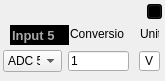
                <widget class="QFrame" name="gridFrame_5">
                 <property name="sizePolicy">
                  <sizepolicy hsizetype="Minimum" vsizetype="Minimum">
                   <horstretch>0</horstretch>
                   <verstretch>0</verstretch>
                  </sizepolicy>
                 </property>
                 <property name="minimumSize">
                  <size>
                   <width>165</width>
                   <height>0</height>
                  </size>
                 </property>
                 <property name="maximumSize">
                  <size>
                   <width>165</width>
                   <height>16777215</height>
                  </size>
                 </property>
                 <property name="styleSheet">
                  <string notr="true">#gridFrame_5{
border: 1px solid rgb(168,168,168)
}</string>
                 </property>
                 <widget class="QLineEdit" name="lineEdit_Input5Name">
                  <property name="geometry">
                   <rect>
                    <x>10</x>
                    <y>25</y>
                    <width>59</width>
                    <height>20</height>
                   </rect>
                  </property>
                  <property name="sizePolicy">
                   <sizepolicy hsizetype="Fixed" vsizetype="Fixed">
                    <horstretch>0</horstretch>
                    <verstretch>0</verstretch>
                   </sizepolicy>
                  </property>
                  <property name="maximumSize">
                   <size>
                    <width>59</width>
                    <height>16777215</height>
                   </size>
                  </property>
                  <property name="font">
                   <font>
                    <pointsize>10</pointsize>
                    <weight>75</weight>
                    <bold>true</bold>
                   </font>
                  </property>
                  <property name="toolTip">
                   <string>Click to edit name</string>
                  </property>
                  <property name="styleSheet">
                   <string notr="true">#lineEdit_Input5Name{
background: black;
border: none;
color: rgb(168,168,168)
}</string>
                  </property>
                  <property name="text">
                   <string>Input 5</string>
                  </property>
                 </widget>
                 <widget class="QComboBox" name="comboBox_Input5">
                  <property name="geometry">
                   <rect>
                    <x>3</x>
                    <y>50</y>
                    <width>59</width>
                    <height>22</height>
                   </rect>
                  </property>
                  <property name="minimumSize">
                   <size>
                    <width>59</width>
                    <height>22</height>
                   </size>
                  </property>
                  <property name="maximumSize">
                   <size>
                    <width>59</width>
                    <height>22</height>
                   </size>
                  </property>
                  <property name="currentIndex">
                   <number>4</number>
                  </property>
                  <item>
                   <property name="text">
                    <string>ADC 1</string>
                   </property>
                  </item>
                  <item>
                   <property name="text">
                    <string>ADC 2</string>
                   </property>
                  </item>
                  <item>
                   <property name="text">
                    <string>ADC 3</string>
                   </property>
                  </item>
                  <item>
                   <property name="text">
                    <string>ADC 4</string>
                   </property>
                  </item>
                  <item>
                   <property name="text">
                    <string>ADC 5</string>
                   </property>
                  </item>
                  <item>
                   <property name="text">
                    <string>ADC 6</string>
                   </property>
                  </item>
                  <item>
                   <property name="text">
                    <string>ADC 7</string>
                   </property>
                  </item>
                  <item>
                   <property name="text">
                    <string>ADC 8</string>
                   </property>
                  </item>
                 </widget>
                 <widget class="QLabel" name="label_Basename_13">
                  <property name="geometry">
                   <rect>
                    <x>70</x>
                    <y>26</y>
                    <width>54</width>
                    <height>16</height>
                   </rect>
                  </property>
                  <property name="styleSheet">
                   <string notr="true">#label_Basename{
color: rgb(168, 168, 168)
}</string>
                  </property>
                  <property name="text">
                   <string>Conversion</string>
                  </property>
                 </widget>
                 <widget class="QLineEdit" name="lineEdit_Input5Conversion">
                  <property name="geometry">
                   <rect>
                    <x>68</x>
                    <y>51</y>
                    <width>61</width>
                    <height>20</height>
                   </rect>
                  </property>
                  <property name="minimumSize">
                   <size>
                    <width>61</width>
                    <height>20</height>
                   </size>
                  </property>
                  <property name="maximumSize">
                   <size>
                    <width>61</width>
                    <height>20</height>
                   </size>
                  </property>
                  <property name="toolTip">
                   <string>&lt;html&gt;&lt;head/&gt;&lt;body&gt;&lt;p&gt;volts / conversion_factor= units&lt;/p&gt;&lt;/body&gt;&lt;/html&gt;</string>
                  </property>
                  <property name="styleSheet">
                   <string notr="true"/>
                  </property>
                  <property name="text">
                   <string>1</string>
                  </property>
                 </widget>
                 <widget class="QLabel" name="label_Basename_14">
                  <property name="geometry">
                   <rect>
                    <x>140</x>
                    <y>26</y>
                    <width>19</width>
                    <height>16</height>
                   </rect>
                  </property>
                  <property name="styleSheet">
                   <string notr="true">#label_Basename{
color: rgb(168, 168, 168)
}</string>
                  </property>
                  <property name="text">
                   <string>Unit</string>
                  </property>
                 </widget>
                 <widget class="QLineEdit" name="lineEdit_Input5Unit">
                  <property name="geometry">
                   <rect>
                    <x>139</x>
                    <y>51</y>
                    <width>21</width>
                    <height>20</height>
                   </rect>
                  </property>
                  <property name="minimumSize">
                   <size>
                    <width>21</width>
                    <height>20</height>
                   </size>
                  </property>
                  <property name="maximumSize">
                   <size>
                    <width>21</width>
                    <height>20</height>
                   </size>
                  </property>
                  <property name="styleSheet">
                   <string notr="true"/>
                  </property>
                  <property name="text">
                   <string>V</string>
                  </property>
                  <property name="alignment">
                   <set>Qt::AlignCenter</set>
                  </property>
                 </widget>
                 <widget class="QPushButton" name="pushButton_RemoveInput5">
                  <property name="enabled">
                   <bool>true</bool>
                  </property>
                  <property name="geometry">
                   <rect>
                    <x>147</x>
                    <y>4</y>
                    <width>15</width>
                    <height>15</height>
                   </rect>
                  </property>
                  <property name="sizePolicy">
                   <sizepolicy hsizetype="Fixed" vsizetype="Fixed">
                    <horstretch>0</horstretch>
                    <verstretch>0</verstretch>
                   </sizepolicy>
                  </property>
                  <property name="styleSheet">
                   <string notr="true">#pushButton_RemoveInput5{
image:url(:/nSOTScanner/Pictures/tab_close.png);
background: black;
}

#pushButton_RemoveInput5:hover{
background: gray;
}</string>
                  </property>
                  <property name="text">
                   <string/>
                  </property>
                  <property name="iconSize">
                   <size>
                    <width>16</width>
                    <height>16</height>
                   </size>
                  </property>
                 </widget>
                </widget>
